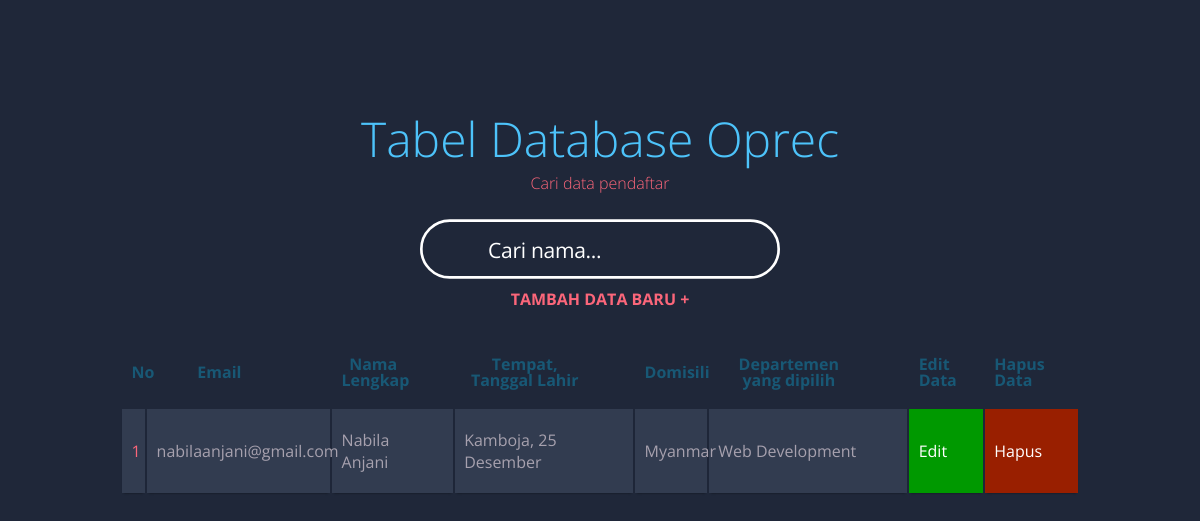
The app's page /index.php?cari=Nabila Anjani, older data.
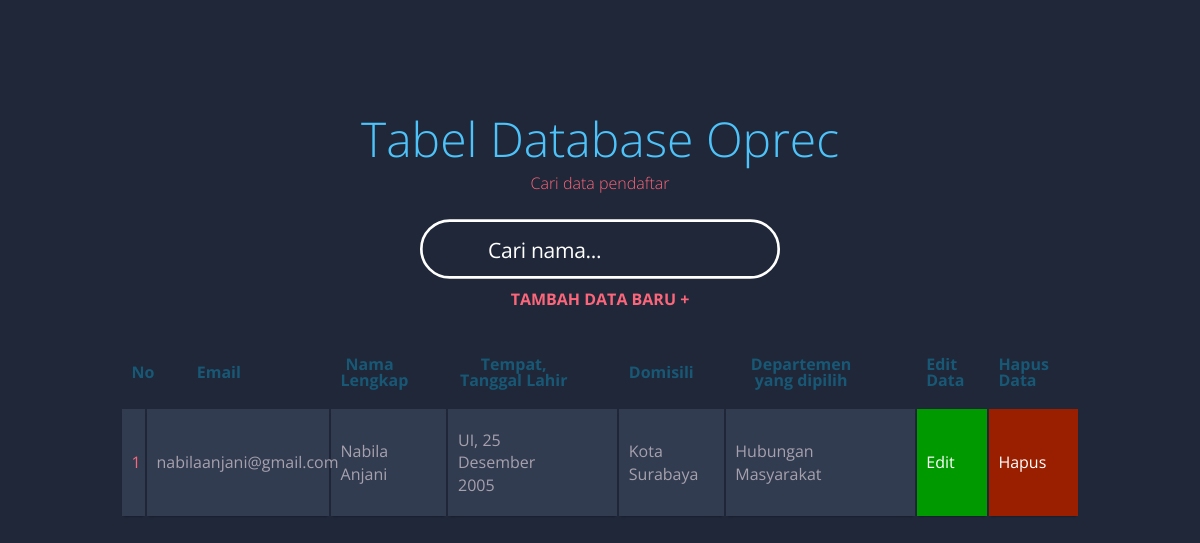
The same page, newer data.
### tables this page shows
CREATE TABLE `reqruitment` (
  `email` varchar(30) NOT NULL,
  `nama_lengkap` varchar(30) NOT NULL,
  `ttl` varchar(20) NOT NULL,
  `domisili` text NOT NULL,
  `no_wa` int(16) NOT NULL,
  `status` varchar(20) NOT NULL,
  `asal` varchar(20) NOT NULL,
  `departemen` varchar(25) NOT NULL,
  `alasan` varchar(300) NOT NULL
);

### index.php (the view, shortened to what this page needs)
<!DOCTYPE html>
<html lang="en">
<head>
  <link href="https://maxcdn.icons8.com/fonts/line-awesome/1.1/css/line-awesome-font-awesome.min.css" rel="stylesheet">
</head>
<body>
<?php
include "koneksi.php";
$query = "SELECT `email`, `nama_lengkap`, `ttl`, `domisili`, `departemen` FROM `reqruitment` WHERE 1";
$data = mysqli_query($koneksi, $query);
echo "<div class='searchcontainer'>";
echo "<h1>Tabel Database Oprec</h1>";
echo "<h2>Cari data pendaftar</h2>";
echo "<div class='search-box'>";
echo "<div class='search-icon'><i class='fa fa-search search-icon'></i></div>";
echo "<form action='' class='search-form' method='GET'>";
echo "<input type='text' name='cari' placeholder='Cari nama...' id='search' autocomplete='off'>";
echo "</form>";
echo "</div>";
echo "</div>";
echo "<div class='link-right'>
      <h2><a href='create.php' class='link-primary'>Tambah Data Baru +</a></h2>
      </div>";
if (isset($_GET['cari'])) {
    $cari = $_GET['cari'];
    $query = "SELECT * FROM reqruitment WHERE nama_lengkap LIKE '%$cari%'";
    $data = mysqli_query($koneksi, $query);
}
if (mysqli_num_rows($data) > 0) {
    echo "<table class='container'>";
    echo "<thead>";
    echo "<tr>";
    echo "<th><h1>No</h1></th>";
    echo "<th><h1>Email</h1></th>";
    echo "<th><h1>Nama Lengkap</h1></th>";
    echo "<th><h1>Tempat, Tanggal Lahir</h1></th>";
    echo "<th><h1>Domisili</h1></th>";
    echo "<th><h1>Departemen yang dipilih</h1></th>";
    echo "<th><h1>Edit Data</h1></th>";
    echo "<th><h1>Hapus Data</h1></th>";
    echo "</tr>";
    echo "</thead>";
    $i = 1;
    while ($row = mysqli_fetch_assoc($data)) {
    echo "<tbody>";
    echo "<tr>";
    echo "<td>$i</td>";
    echo "<td>{$row['email']}</td>";
    echo "<td>{$row['nama_lengkap']}</td>";
    echo "<td>{$row['ttl']}</td>";
    echo "<td>{$row['domisili']}</td>";
    echo "<td>{$row['departemen']}</td>";
    echo "<td class='edit'><a href='update.php?update=<?= $row[email] ?>'>Edit</a></td>";
    echo "<td class='hapus'><a href='php/delete.php?hapus={$row['email']}'>Hapus</a></td>";
    echo "</tr>";
    echo "</tbody>";
    $i++;
    }
    echo "</table>";
} else {
    echo "<h4 style='text-align:center'>Data tidak ditemukan</h4>";
}
?>
</body>
</html>

Row changes from the older to the newer data that the page shows:
changed reqruitment "nabilaanjani@gmail.com": ttl "Kamboja, 25 Desember" → "UI, 25 Desember 2005"; domisili "Myanmar" → "Kota Surabaya"; departemen "Web Development" → "Hubungan Masyarakat"
